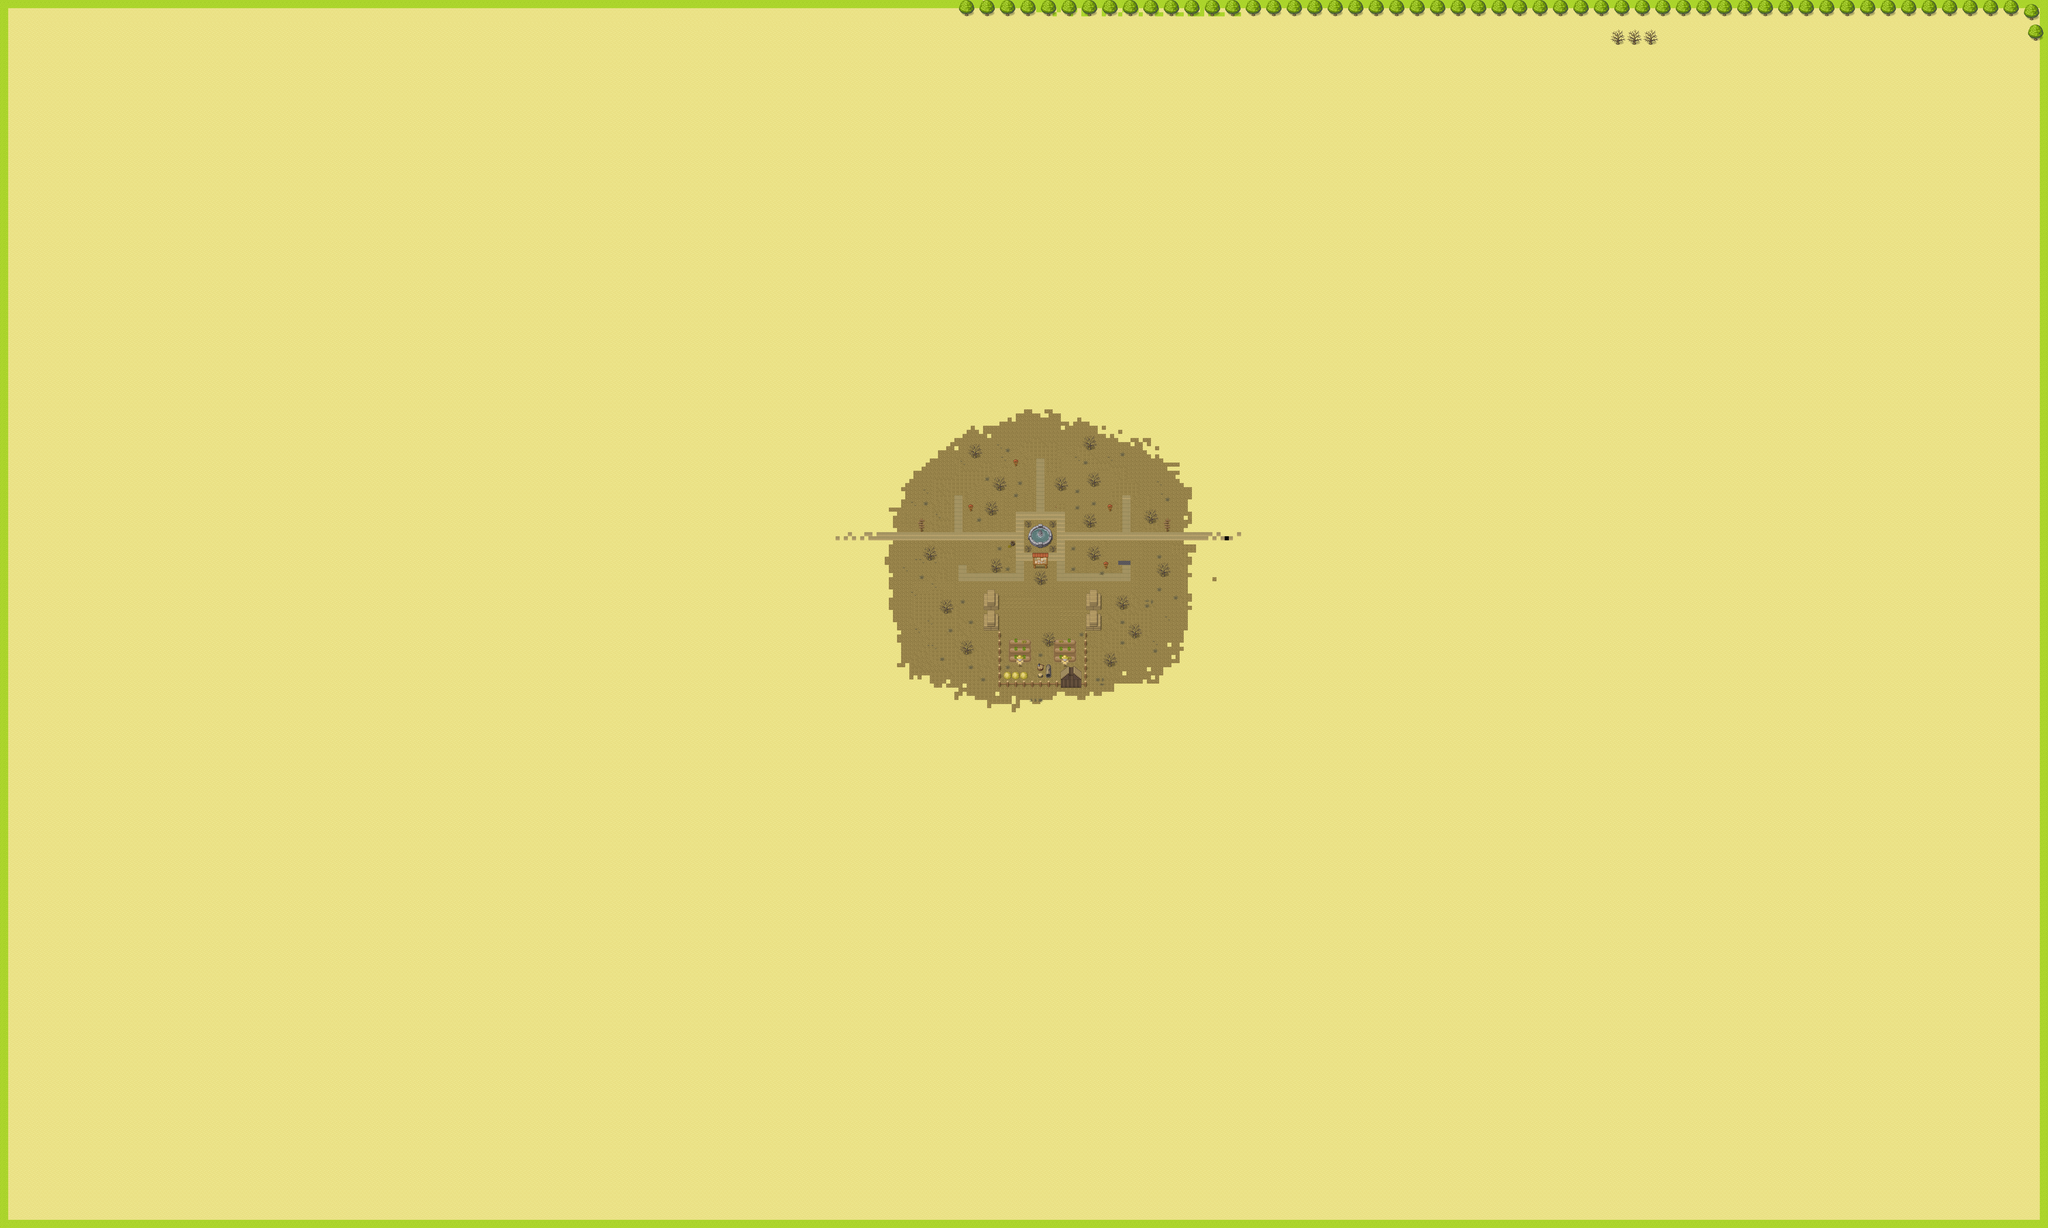

The image is a tile-based game level rendered from a .tmx file. Its description and source (layers, tilesets, objects; grid data summarised) follow:
An orthogonal 500x300 tile map with 16x16 px tiles, 4 tile layers (Level 1, Level 2, Level 3, Level 4).

<map version="1.10" tiledversion="1.11.0" orientation="orthogonal" renderorder="right-down" width="500" height="300" tilewidth="16" tileheight="16" infinite="0" nextlayerid="15" nextobjectid="1">
 <tileset firstgid="1" source="../images/sprite/titleset/Used/element_sable.tsx" />
 <layer id="10" name="Level 1" width="500" height="300">
  <data>[150000 cells, 149999 non-empty, 21 distinct tile ids]</data>
 </layer>
 <layer id="11" name="Level 2" width="500" height="300">
  <data>[150000 cells, 1779 non-empty, 222 distinct tile ids]</data>
 </layer>
 <layer id="13" name="Level 3" width="500" height="300">
  <data>[150000 cells, 92 non-empty, 22 distinct tile ids]</data>
 </layer>
 <layer id="14" name="Level 4" width="500" height="300">
  <data>[150000 cells, 12 non-empty, 6 distinct tile ids]</data>
 </layer>
</map>
